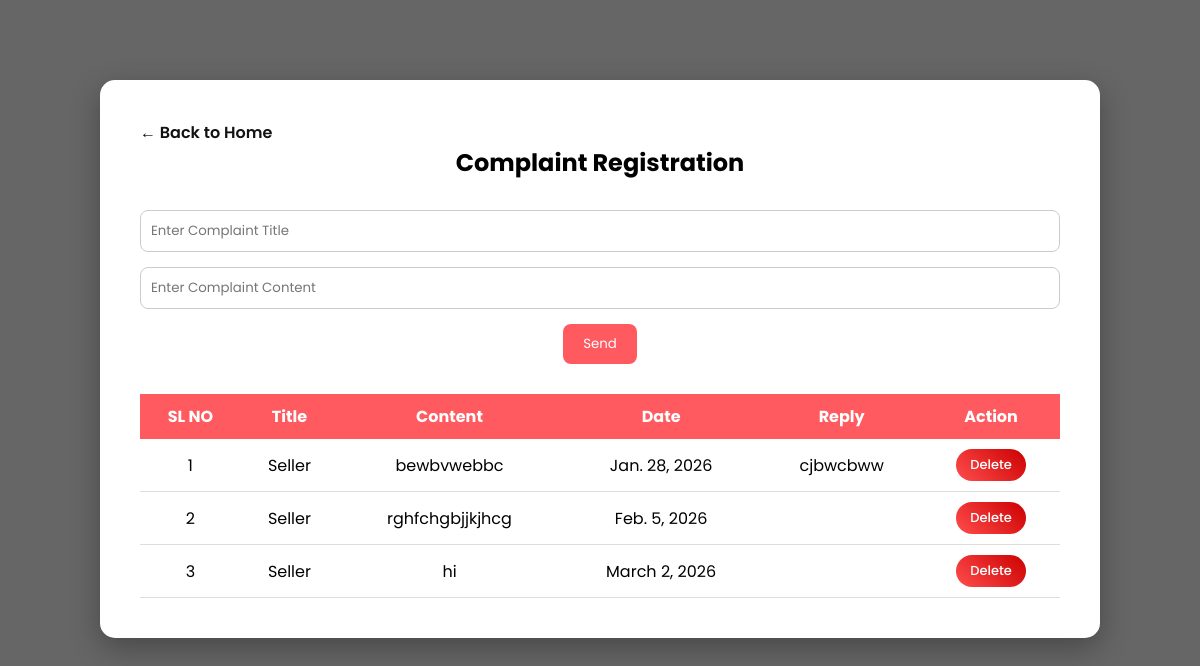
The app's page /Seller/Complaint/ (signed in) with its own data.
### User/models.py (models this page shows)
class tbl_complaint(models.Model):
        complaint_title=(models.CharField(max_length=100))
        complaint_content=(models.CharField(max_length=300))
        complaint_status=models.IntegerField(default=0)
        complaint_date=models.DateField(auto_now_add=True)
        complaint_reply=models.CharField(max_length=300)
        user_id=models.ForeignKey(tbl_user,on_delete=models.CASCADE,null=True)
        seller_id=models.ForeignKey(tbl_seller,on_delete=models.CASCADE,null=True)
        renter_id=models.ForeignKey(tbl_renter,on_delete=models.CASCADE,null=True)

### Seller/views.py (the view)
# urls.py: path('Complaint/',views.Complaint,name='Complaint'),
def Complaint(request):
    com=tbl_complaint.objects.filter(seller_id=request.session['sid'])
    if request.method=='POST':
        title = request.POST.get('txt_title')
        content = request.POST.get('txt_content')
        tbl_complaint.objects.create(complaint_title=title,complaint_content=content,
                                     seller_id=tbl_seller.objects.get(id=request.session['sid']))
        return render(request,'Seller/Complaint.html',{'msg':"Complaint submited Successfully"})
    else:
        return render(request,'Seller/Complaint.html',{'complaint':com})

### Seller/Templates/Seller/Complaint.html (shortened to what this page needs)
{% load static %}
<!DOCTYPE html>
<html lang="en">
<head>
</head>
<body>
<div class="container">
    <div class="card">
        <a href="{% url 'Seller:Home'%}" class="home-link">← Back to Home</a>
        <h2>Complaint Registration</h2>
        <form method="post">
            <div class="form-group">
                <input type="text" name="txt_title" placeholder="Enter Complaint Title" required>
            </div>
            <div class="form-group">
                <input type="text" name="txt_content" placeholder="Enter Complaint Content" required>
            </div>
            <div style="text-align:center;">
                <input type="submit" value="Send" class="btn">
            </div>
        </form>
        <table>
            <tr>
                <th>SL NO</th>
                <th>Title</th>
                <th>Content</th>
                <th>Date</th>
                <th>Reply</th>
                <th>Action</th>
            </tr>
            {% for i in complaint %}
            <tr>
                <td>{{forloop.counter}}</td>
                <td>{{i.complaint_title}}</td>
                <td>{{i.complaint_content}}</td>
                <td>{{i.complaint_date}}</td>
                <td>{{i.complaint_reply}}</td>
                <td>
                    <a href="{% url 'Seller:delcom' i.id%}"
                       class="delete-btn"
                       onclick="return confirmDelete();">
                        Delete
                    </a>
                </td>
            </tr>
            {% endfor %}
        </table>
    </div>
</div>
</body>
</html>

### records on screen
tbl_complaint: complaint_title "Seller", complaint_content "bewbvwebbc", complaint_date "Jan. 28, 2026", complaint_reply "cjbwcbww"
tbl_complaint: complaint_title "Seller", complaint_content "rghfchgbjjkjhcg", complaint_date "Feb. 5, 2026"
tbl_complaint: complaint_title "Seller", complaint_content "hi", complaint_date "March 2, 2026"
